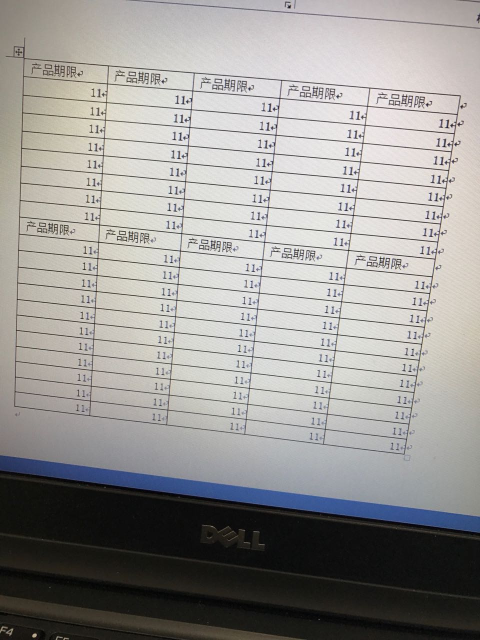
#> input picture picReg/pyopenCV/trans2.jpg, 960 x 1280 px (shown at 1/2 size)
$ python sudoku.py   (Python 2 division)   (older library calls are emulated)
#> lines starting #> are read from the running program, lines starting #| are printed output that depends on the picture; after the words box and inside, x2 and y2 are one past the last pixel; in counts of white or black regions, pixels touching at a corner belong together
# -*- coding:utf-8 -*-
'''
@author = Administrator
'''
#import Opencv library
import cv2
from pylab import *
#load image
image_sudoku_original = cv2.imread('trans2.jpg')
#> image_sudoku_original is the input picture: shape (1280, 960, 3); mean B, G, R 149.7, 152.1, 153.8
#gray image
image_sudoku_gray = cv2.cvtColor(image_sudoku_original,cv2.COLOR_BGR2GRAY)
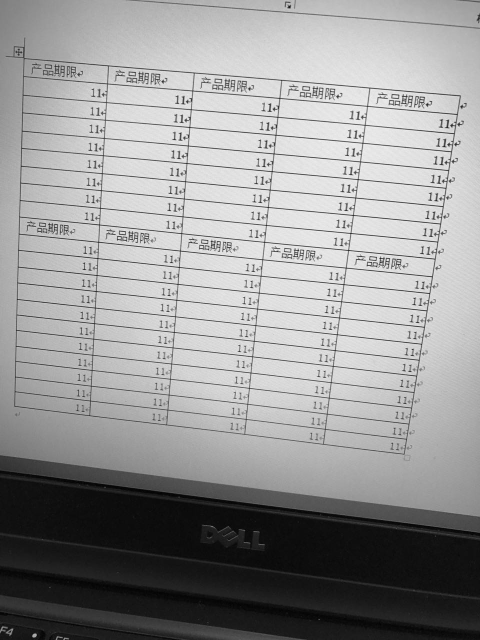
#> image_sudoku_gray: shape (1280, 960) (shown at 1/2 size); min 0, max 255, mean 152.3
# adaptive threshold
thresh = cv2.adaptiveThreshold(image_sudoku_gray,255,1,1,11,15)
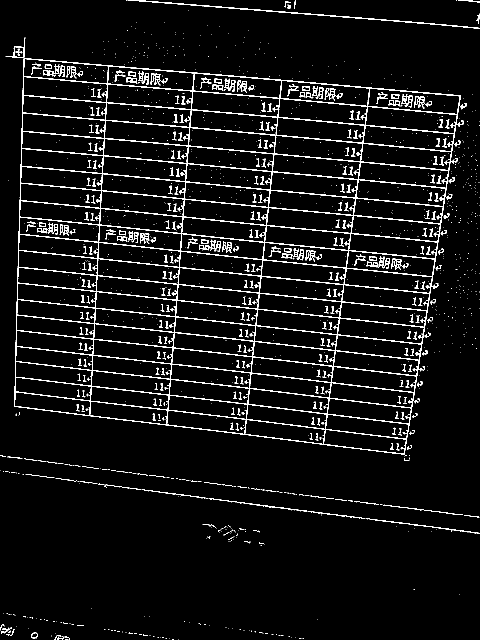
#> thresh: shape (1280, 960) (shown at 1/2 size); 5.6% white in thin lines or dots
# show image
cv2.imshow("contours", thresh)
cv2.waitKey()
cv2.destroyAllWindows()

# find the countours
image, contours0, hierarchy = cv2.findContours(thresh, cv2.RETR_LIST, cv2.CHAIN_APPROX_SIMPLE)
#> contours0 = 1628 contours, 1176 with area under 20; largest, box (x1, y1, x2, y2) and area: (11, 75, 922, 910) 591182, (730, 213, 915, 267) 6671, (735, 176, 921, 229) 6510, (721, 286, 903, 341) 6464, (556, 197, 735, 251) 6454
# size of the image (height, width)
h, w = image_sudoku_original.shape[:2]
#> h = 1280; w = 960

# copy the original image to show the posible candidate
image_sudoku_candidates = image_sudoku_original.copy()
cv2.imshow('candidate',image_sudoku_original)
cv2.waitKey()
cv2.destroyAllWindows()
# biggest rectangle
size_rectangle_max = 0;
for i in range(len(contours0)):
    # aproximate countours to polygons
    approximation = cv2.approxPolyDP(contours0[i], 4, True)

    # has the polygon 4 sides?
    if (not (len(approximation) == 4)):
        continue;
    # is the polygon convex ?
    if (not cv2.isContourConvex(approximation)):
        continue;
        # area of the polygon
    size_rectangle = cv2.contourArea(approximation)
    # store the biggest
    if size_rectangle > size_rectangle_max:
        size_rectangle_max = size_rectangle
        big_rectangle = approximation
#> this loop made 1628 passes
#> (size_rectangle, size_rectangle_max, big_rectangle) on passes 37, 244, 283, 296, 720, 969, 1183, 1385: (82.5, 82.5, [[70, 1264], [62, 1271], [66, 1277], [75, 1270]]), (4539, 4539, [[650, 860], [811, 878], [808, 906], [648, 888]]), (4542, 4542, [[495, 810], [653, 828], [650, 857], [496, 839]]), (5033.5, 5033.5, [[658, 797], [819, 815], [818, 846], [656, 828]]), (5688, 5688, [[697, 502], [868, 518], [865, 550], [694, 536]]), (5708, 5708, [[368, 399], [533, 414], [532, 449], [367, 433]]), (5712, 5712, [[376, 293], [544, 307], [544, 341], [376, 327]]), (6230, 6230, [[385, 183], [555, 196], [555, 233], [384, 219]])
#> approximation on passes 1 to 6: [[357, 1279]], [[138, 1279]], [[344, 1278]], [[130, 1278], [136, 1279]], [[605, 1277]], [[338, 1277]]
#> after the loop, size_rectangle_max = 6230
#> (the run stopped early here; a loop or call above may not have finished)
